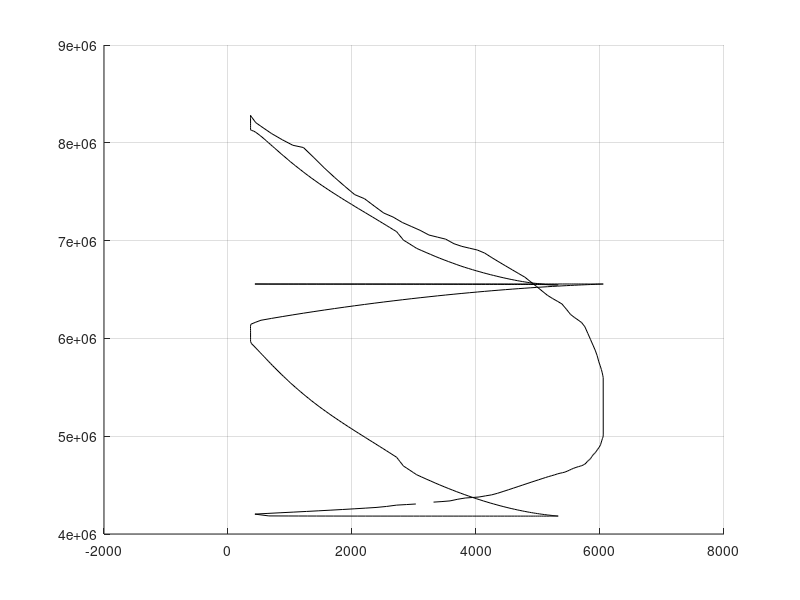

This figure's MATLAB source:
%Energy calculation
HB = 39; alpha = 90*pi/180; beta = 90*pi/180; n1 = 500;
iter = 20000;
AB = 104.75; 
CD = 85.653; HD = 39.0362; % iter = 20000
OA = HB/2; AC = OA;  BC = sqrt(AC^2+AB^2-2*AC*AB*cos(beta));
xOB = pi/2 - alpha/2; xOD = pi/2 + alpha/2; omg1 = n1*pi/30;

load('Ac_energy.mat', 'Ac_energy');
load('Ad_energy.mat', 'Ad_energy');
load('Js_0_to_720.mat', 'Js_0_to_720');
% plot(Ac_energy(:,1),Ac_energy(:,2),'k',Ad_energy(:,1),Ad_energy(:,2),'b');

new_Ad= zeros (length(Ac_energy),1);
[x, index] = unique(Ad_energy(:,1)); 
for count=1:length(Ac_energy)
    new_Ad(count)=interp1(x,Ad_energy(index,2),Ac_energy(count,1),'pchip');
end
% plot(Ac_energy(:,1),new_Ad,'o-k',Ac_energy(:,1),Ac_energy(:,2),'o-b');
E=new_Ad-Ac_energy(:,2)+1/2*omg1^2*Js_0_to_720(1,2);
% plot(Ac_energy(:,1),E,'k');

new_Js= zeros (length(E),1);
[x, index] = unique(Js_0_to_720(:,1)); 
for count=1:length(E)
    new_Js(count) = interp1(x,Js_0_to_720(index,2),Ac_energy(count,1),'pchip');
end
hold on
plot(new_Js,E,'k');
plot([new_Js(1) new_Js(652)],[E(1) E(652)],'k');

%chon delta(he so khong deu cho phep)=1/80
%Chon muy J =10; if draw on a square, then y(real)=1 and x(real)=1
delta=1/80;
muyE=1;
muyJ=1;
psi_max=atan(muyJ/(2*muyE))*omg1^2*(1+delta/2)^2;
psi_min=atan(muyJ/(2*muyE))*omg1^2*(1-delta/2)^2;

%Find the right tangent
x_td = zeros (26,1);
for i=1:26
    x_td(i)=-0.1+(i-1)*0.01;
end
[Emax,indmax]=max(E);
[Emin,indmin]=min(E);
ytmax=tan(psi_max)*(x_td-new_Js(indmax))+Emax;
ytmin=tan(psi_min)*(x_td-new_Js(indmin))+Emin;
plot(x_td,ytmax,'r',x_td,ytmin,'r');
grid on
Jd=muyJ*(ytmax(11)-ytmin(11))/(tan(psi_max)-tan(psi_min))-Js_0_to_720(1,2);